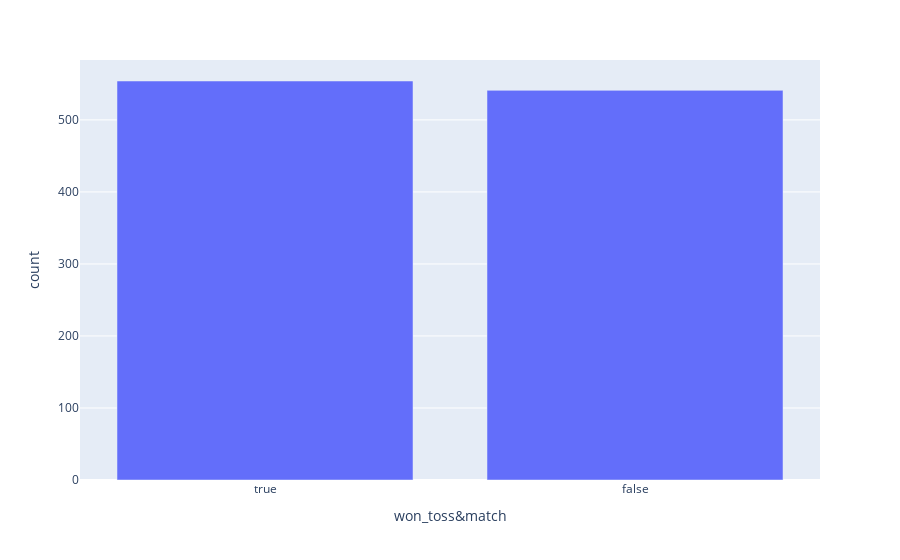

The cell this chart's notebook holds for it:
### Markdown cell above
### __Q.8) What is the relationship between winning the toss and winning the match?__

### Code cell
tossw_matchw=matches['toss_winner']==matches['winner']
tossw_matchw=tossw_matchw.to_frame(name='tossw_matchw')
tossw_matchwg=tossw_matchw.value_counts().reset_index()
tossw_matchwg.columns= ['won_toss&match', 'count']
fig3=px.bar(tossw_matchwg, x='won_toss&match', y='count', height=550)
fig3.show()

### Figure 1 — Plotly figure (JSON) as saved in the notebook; plotly's stock layout.template omitted (floating-point values rounded to 4 significant figures)
{"data": [{"alignmentgroup": "True", "hovertemplate": "won_toss&match=%{x}<br>count=%{y}<extra></extra>", "legendgroup": "", "marker": {"color": "#636efa", "pattern": {"shape": ""}}, "name": "", "offsetgroup": "", "orientation": "v", "showlegend": false, "textposition": "auto", "type": "bar", "x": [true, false], "xaxis": "x", "y": [554, 541], "yaxis": "y"}], "layout": {"autosize": true, "barmode": "relative", "legend": {"tracegroupgap": 0}, "margin": {"t": 60}, "xaxis": {"anchor": "y", "autorange": true, "domain": [0, 1], "range": [-0.5, 1.5], "title": {"text": "won_toss&match"}, "type": "category"}, "yaxis": {"anchor": "x", "autorange": true, "domain": [0, 1], "range": [0, 583.2], "title": {"text": "count"}, "type": "linear"}}}
